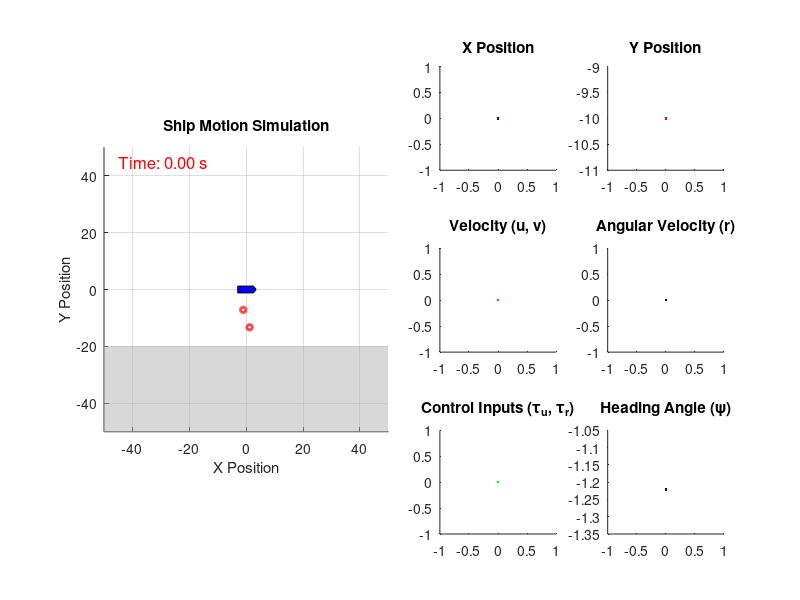

Here is the MATLAB script that generated this plot: (Note: this script raises an error after producing the figure.)
clc; clear; close all;

%% Simulation parameters
dt = 0.01; % Simulation step (fine-grained)
control_update_dt = 0.1; % Control update interval
control_update_steps = control_update_dt / dt; % Control update every 10 steps
T = 40; % Simulation duration
t = 0:dt:T;
N = length(t);

%% Initialize states for x and y
x = zeros(1, N); u = zeros(1, N);
y = zeros(1, N); v = zeros(1, N);
psi = zeros(1, N); r = zeros(1, N);
psi(1) = -70*3.141592/180;
y(1) = -10;

tau_u = zeros(1, N);
tau_r = zeros(1, N);
tau_v = zeros(1, N);

tu = 0;
tr = 0;
tv = 0;

Fv = 20;
lf = 3.5;
lb = -3;
bow = 1.5;

hp = 0.7;

alpha1 = 1;
alpha2 = 0.1;

alphac1 = 0.1;
alphac2 = 0.01;

Tu_con = 0;
Tv_con = 0;
Tr_con = 0;

acceptance_rad = 1;

x_d = 10;
y_d = -17;

xd = 0;
yd = 0;


%% Figure Setup
fig = figure('Position', [100, 100, 1200, 600]); % Adjust figure size

% Left: Ship Motion Animation
subplot(3, 4, [1 2 5 6 9 10]); % 왼쪽 큰 플롯 (애니메이션)
hold on;
axis equal;
grid on;
xlabel('X Position');
ylabel('Y Position');
title('Ship Motion Simulation');
xlim([-50, 50]); ylim([-50, 50]);

% ** 정박지(Anchorage Area) 추가 **
fill([-50 50 50 -50], [-50 -50 -20 -20], [0.7 0.7 0.7], 'EdgeColor', 'none', 'FaceAlpha', 0.5);

% Initial ship shape (Pentagon)
ship_x = [3.5 2.5 -3 -3 2.5]; % Shape of the ship (pentagon)
ship_y = [0 1.2 1.2 -1.2 -1.2];

% Plot initial ship
ship_plot = fill(ship_x, ship_y, 'b'); % Ship shape

% ** Acceptence Radius 업데이트 (선두와 선미 위치에 원 그리기) **
theta = psi(1); % 초기 선박의 회전각
radii = acceptance_rad * ones(1, 2);  % 두 원의 반지름 (선두, 선미)
center_x = [x(1) + lf * cos(theta), x(1) + lb * cos(theta)]; % 선두, 선미의 x 위치
center_y = [y(1) + lf * sin(theta), y(1) + lb * sin(theta)]; % 선두, 선미의 y 위치

% 선두와 선미에 빨간 원 추가
circle_hf = rectangle('Position', [center_x(1)-acceptance_rad, center_y(1)-acceptance_rad, 2*acceptance_rad, 2*acceptance_rad], 'Curvature', [1, 1], 'EdgeColor', 'r', 'LineWidth', 2);
circle_hb = rectangle('Position', [center_x(2)-acceptance_rad, center_y(2)-acceptance_rad, 2*acceptance_rad, 2*acceptance_rad], 'Curvature', [1, 1], 'EdgeColor', 'r', 'LineWidth', 2);


% Add simulation time display (Top-left corner)
time_text = text(-45, 45, 'Time: 0.00 s', 'FontSize', 12, 'Color', 'r');

% Right: 3x2 Subplots
ax(1) = subplot(3,4,3); hold on; title('X Position');
ax(2) = subplot(3,4,4); hold on; title('Y Position');
ax(3) = subplot(3,4,7); hold on; title('Velocity (u, v)');
ax(4) = subplot(3,4,8); hold on; title('Angular Velocity (r)');
ax(5) = subplot(3,4,11); hold on; title('Control Inputs (\tau_u, \tau_r)');
ax(6) = subplot(3,4,12); hold on; title('Heading Angle (\psi)');

% 선을 미리 생성 (plot 업데이트 최적화)
line_x = plot(ax(1), t(1), x(1), 'b');
line_y = plot(ax(2), t(1), y(1), 'r');
line_u = plot(ax(3), t(1), u(1), 'g');
line_v = plot(ax(3), t(1), v(1), 'm');
line_r = plot(ax(4), t(1), r(1), 'k');
line_tau_u = plot(ax(5), t(1), tau_u(1), 'b');
line_tau_r = plot(ax(5), t(1), tau_r(1), 'r');
line_tau_v = plot(ax(5), t(1), tau_v(1), 'g');
line_psi = plot(ax(6), t(1), psi(1), 'k');

% 세로선(Vertical Line) 추가
for i = 1:6
    vline_x(i) = xline(ax(i), t(1), '--k', 'LineWidth', 1.2);
end


%% Simulation loop
for i = 2:N
    if mod(i, control_update_steps) == 0 
        %% Control Input Calculation
        u_dot = (-Xu*u(i-1) - Xuu*sqrt(u(i-1)*u(i-1))*u(i-1))/M;
        v_dot = (-Yv*v(i-1) -Yr*r(i-1) - Yvv*sqrt(v(i-1)*v(i-1))*v(i-1))/M;
        r_dot = (-Nv*v(i-1) -Nr*r(i-1) - Nrrr*r(i-1)*r(i-1)*r(i-1))/I;

        %CBF
        hf = y(i-1) + lf*sin(psi(i-1)) + 20 - acceptance_rad;
        hf_dot = u(i-1)*sin(psi(i-1)) + v(i-1)*cos(psi(i-1)) + r(i-1)*lf*cos(psi(i-1));
        hf_dotdot = u_dot*sin(psi(i-1)) + v_dot*cos(psi(i-1)) + lf*r_dot*cos(psi(i-1)) + u(i-1)*r(i-1)*cos(psi(i-1)) - v(i-1)*r(i-1)*sin(psi(i-1)) - lf*r(i-1)*r(i-1)*sin(psi(i-1));
        hf_cbf = (hf + alpha1*hf_dot + alpha2*(hf_dot + alpha1*hf_dotdot))/(alpha1*alpha2);

        hb = y(i-1) + lb*sin(psi(i-1)) + 20 - acceptance_rad;
        hb_dot = u(i-1)*sin(psi(i-1)) + v(i-1)*cos(psi(i-1)) + r(i-1)*lb*cos(psi(i-1));
        hb_dotdot = u_dot*sin(psi(i-1)) + v_dot*cos(psi(i-1)) + lb*r_dot*cos(psi(i-1)) + u(i-1)*r(i-1)*cos(psi(i-1)) - v(i-1)*r(i-1)*sin(psi(i-1)) - lb*r(i-1)*r(i-1)*sin(psi(i-1));
        hb_cbf = (hb + alpha1*hb_dot + alpha2*(hb_dot + alpha1*hb_dotdot))/(alpha1*alpha2);

        %CLF
        x_dot = u(i-1)*cos(psi(i-1)) - v(i-1)*sin(psi(i-1));
        y_dot = u(i-1)*sin(psi(i-1)) + v(i-1)*cos(psi(i-1));
        x_dotdot = u_dot*cos(psi(i-1)) - v_dot*sin(psi(i-1)) - u(i-1)*r(i-1)*sin(psi(i-1)) - v(i-1)*u(i-1)*cos(psi(i-1));
        y_dotdot = u_dot*sin(psi(i-1)) + v_dot*cos(psi(i-1)) + u(i-1)*r(i-1)*cos(psi(i-1)) - v(i-1)*u(i-1)*sin(psi(i-1));

        clf = (x(i-1) - x_d)*xd + (y(i-1) - y_d)*yd;

        %CBF
        %% MILP CBF
        % Gurobi 모델 생성
        model = struct();
        
        % 변수 정의: x1은 -1, 0, 1 사이의 값, x2, x3는 실수 변수
        model.modelsense = 'min';  % 최소화 문제
        
        % 목적 함수 정의 (비용 함수가 제곱 형태)
        % x1^2 + x2^2 + x3^2 (이차 목적 함수)
        model.Q = sparse([0.0001, 0, 0, 0, 0, 0, 0, 0;
                          0, 1, 0, 0, 0, 0, 0, 0;
                          0, 0, 1, 0, 0, 0, 0, 0; ...
                          0, 0, 0, 1, 0, 0, 0, 0; ...
                          0, 0, 0, 0, 1, 0, 0, 0; ...
                          0, 0, 0, 0, 0, 100, 0, 0; ...
                          0, 0, 0, 0, 0, 0, 100, 0; ...
                          0, 0, 0, 0, 0, 0, 0, 100]);  % 대각선에 1을 넣어서 각 변수를 제곱하는 형태로 설정
        model.obj = [0, 0, 0, 0, 0, 0, 0, 0];  % 1차 항은 0 (단지 제곱 항만 목적 함수로 사용)
                
        
        % 제약 조건 정의
        model.A = sparse([
            -Fv*cos(psi(i-1))/M - lf*bow*Fv*cos(psi(i-1))/I, -sin(psi(i-1))/M, -lf*cos(psi(i-1))/I, 0, 0, 0, 0, 0;  % x1 + 2*x2 <= 4
            -Fv*cos(psi(i-1))/M - lb*bow*Fv*cos(psi(i-1))/I, -sin(psi(i-1))/M, -lb*cos(psi(i-1))/I, 0, 0, 0, 0, 0;  % 2*x1 + x3 <= 6
            1, 0, 0, 0, 0, 0, 0, 0;
            -1, 0, 0, 0, 0, 0, 0, 0;
            0, 1, 0, 0, 0, 0, 0, 0;
            0, -1, 0, 0, 0, 0, 0, 0;    
            0, 0, 1, 0, 0, 0, 0, 0;
            0, 0, -1, 0, 0, 0, 0, 0;
            0, 0, 0, (x(i-1) - x_d)*control_update_dt, (y(i-1) - y_d)*control_update_dt, 0, 0, 0;
            -Fv*sin(psi(i-1))/M - bow*Fv*sin(psi(i-1))/I, cos(psi(i-1))/M, -bow*sin(psi(i-1))/I, -1, 0, 0, 1, 0;
            Fv*cos(psi(i-1))/M + bow*Fv*cos(psi(i-1))/I, sin(psi(i-1))/M, bow*cos(psi(i-1))/I, 0, -1, 0, 0, 1;
        ]);
        
        model.rhs = [hf_cbf + 10000000000; hb_cbf + 100000000000; 1; 1; 10000; 10000; 5000; 5000; -clf-0.5;-10*(x_dot - xd);-10*(y_dot - yd)];
        model.sense = ['<'; '<';'<';'<';'<';'<';'<';'<';'<';'=';'='];  % 부등호 방향: <=
        
        % 변수 타입 설정: x1은 정수, x2, x3은 실수
        model.vtype = 'ICCCCCCC';  % I: 정수, C: 연속 실수 (x1은 정수, x2, x3는 실수)
        
        % 모델 최적화 실행
        result = gurobi(model);

        disp(['x1 (정수 변수): ', num2str(result.x(1))]);
        disp(['x2 (실수 변수): ', num2str(result.x(2))]);
        disp(['x3 (실수 변수): ', num2str(result.x(3))]);
        disp(['x4 (실수 변수): ', num2str(result.x(4))]);
        disp(['x5 (실수 변수): ', num2str(result.x(5))]);
        disp(['x5 (실수 변수): ', num2str(result.x(5))]);
        disp(['x6 (실수 변수): ', num2str(result.x(6))]);
        disp(['x7 (실수 변수): ', num2str(result.x(7))]);
        disp(['x8 (실수 변수): ', num2str(result.x(8))]);

        tu = result.x(2);  % Surge force
        tr = result.x(3) + Fv*bow*result.x(1);    % Yaw torque
        tv = Fv*result.x(1);
        xd = xd + result.x(4);
        yd = yd + result.x(5);
    end

    %% System update
    M = 37.758;
    I = 18.35; 
    Xu = 8.9149;
    Xuu = 11.2101;
    Nr = 16.9542;
    Nrrr = 12.8966;
    Yv = 15;
    Yvv = 3;
    Yr = 6;
    Nv = 6;
    
    % Update states using Euler integration
    tau_u(i) = tu;
    tau_r(i) = tr;
    tau_v(i) = tv;
    
    x_dot = u(i-1)*cos(psi(i-1)) - v(i-1)*sin(psi(i-1));
    y_dot = u(i-1)*sin(psi(i-1)) + v(i-1)*cos(psi(i-1));
    u_dot = (-Xu*u(i-1) - Xuu*sqrt(u(i-1)*u(i-1))*u(i-1) + tau_u(i))/M;
    v_dot = (-Yv*v(i-1) -Yr*r(i-1) - Yvv*sqrt(v(i-1)*v(i-1))*v(i-1) + tau_v(i))/M;
    r_dot = (-Nv*v(i-1) -Nr*r(i-1) - Nrrr*r(i-1)*r(i-1)*r(i-1) + tau_r(i))/I;
    
    x(i) = x(i-1) + x_dot * dt;
    y(i) = y(i-1) + y_dot * dt;
    psi(i) = psi(i-1) + r(i-1) * dt;
    u(i) = u(i-1) + u_dot * dt;
    v(i) = v(i-1) + v_dot * dt;
    r(i) = r(i-1) + r_dot * dt;

    % ** 실시간 선박 업데이트 **
    theta = psi(i); % 선박의 회전각
    R = [cos(theta), -sin(theta); sin(theta), cos(theta)]; % 회전행렬 적용
    ship_rotated = R * [ship_x; ship_y]; % 회전된 선박 좌표
    
    set(ship_plot, 'XData', ship_rotated(1,:) + x(i), 'YData', ship_rotated(2,:) + y(i));
    
    % Update Simulation Time Text
    set(time_text, 'String', sprintf('Time: %.2f s', t(i)));

    % ** Acceptence Radius 업데이트 (선두와 선미 위치에 원 그리기) **
    center_x = [x(i) + lf * cos(psi(i)), x(i) + lb * cos(psi(i))]; % 선두, 선미의 x 위치
    center_y = [y(i) + lf * sin(psi(i)), y(i) + lb * sin(psi(i))]; % 선두, 선미의 y 위치
    
    % 선두와 선미에 빨간 원 추가
    set(circle_hf, 'Position', [center_x(1)-acceptance_rad, center_y(1)-acceptance_rad, 2*acceptance_rad, 2*acceptance_rad]);
    set(circle_hb, 'Position', [center_x(2)-acceptance_rad, center_y(2)-acceptance_rad, 2*acceptance_rad, 2*acceptance_rad]);
    

    % Subplot 업데이트 (선을 이어서 그림)
    set(line_x, 'XData', t(1:i), 'YData', x(1:i));
    set(line_y, 'XData', t(1:i), 'YData', y(1:i));
    set(line_u, 'XData', t(1:i), 'YData', u(1:i));
    set(line_v, 'XData', t(1:i), 'YData', v(1:i));
    set(line_r, 'XData', t(1:i), 'YData', r(1:i));
    set(line_tau_u, 'XData', t(1:i), 'YData', tau_u(1:i));
    set(line_tau_r, 'XData', t(1:i), 'YData', tau_r(1:i));
    set(line_tau_v, 'XData', t(1:i), 'YData', tau_v(1:i));
    set(line_psi, 'XData', t(1:i), 'YData', psi(1:i));

    % Update vertical lines
    for j = 1:6
        set(vline_x(j), 'Value', t(i));
    end

    drawnow;
    
    % Stop simulation if figure is closed
    if ~isvalid(fig)
        break;
    end
end
